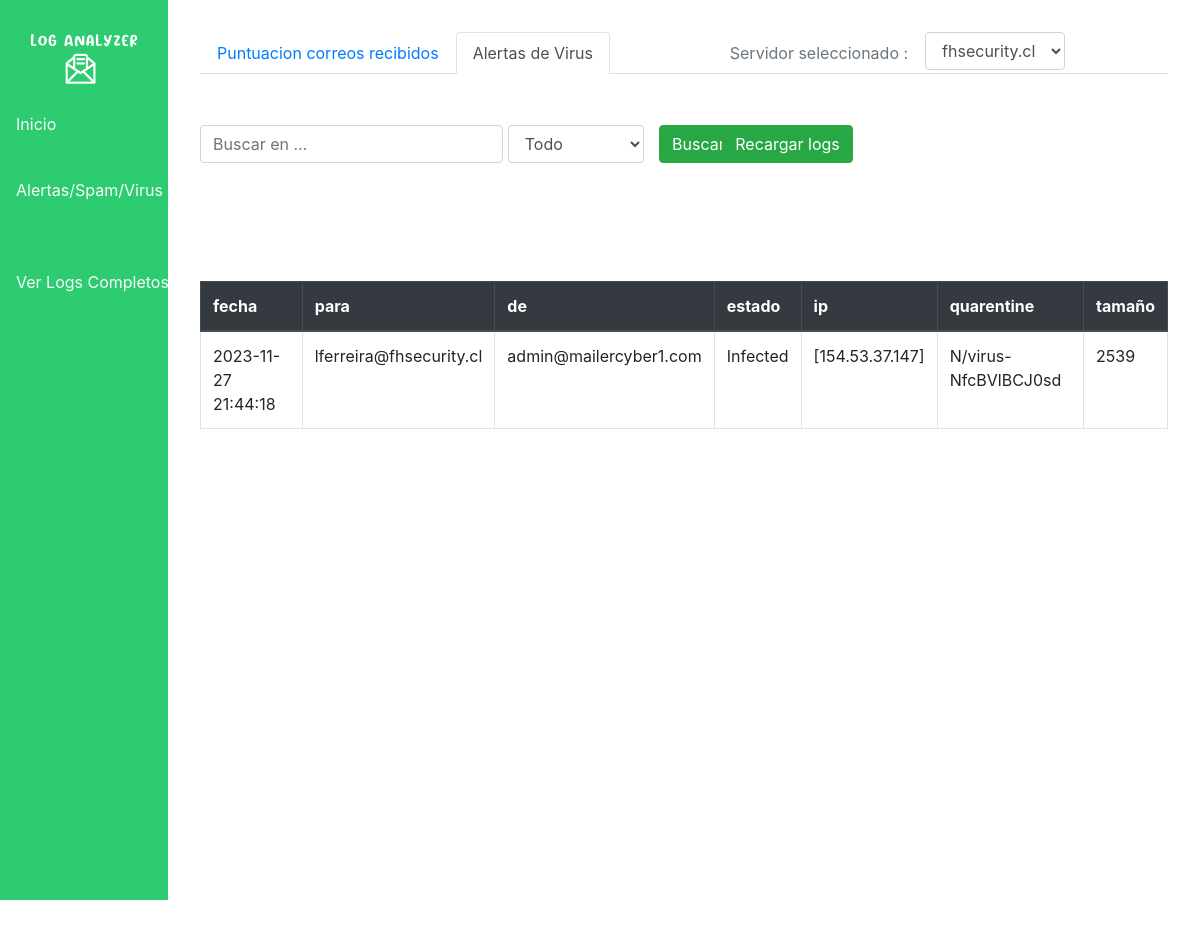
/inboxLog/virus, run on the app's committed database.
### tables this page shows
CREATE TABLE Servidor( id_host int  not null, 
							       hostname varchar(100) , 
								   ip varchar(100),
								   usuario varchar(100), 
								   clave varchar(100), 
								   fecha_act date, 
								   PRIMARY KEY (id_host));

CREATE TABLE Alertas_Virus( id_host int not null,
													 fecha date,
													 para varchar,
													 de varchar,
													 estado varchar,
													 ip varchar,
													 quarentine varchar,
													 tamaño varchar
													 );

### route_logBox.py (the view, shortened to what this page needs)
@page_inbox.route("/inboxLog/<tipo>")
def inboxLog(tipo="spam"):
	hosts = getHosts()
	if(tipo == str("spam")):
		spam = db.getSpam(0)
		if( spam == []):
			spam = SpamCheck(hosts[0])
			for s in spam:
				s['id_host'] = 0
			db.insertarSpam(spam)
		return render_template('analyze_spam.html',url=request.url_root,dic=spam,hosts=hosts)
	elif(tipo == str("virus")):
		virus = db.getVirus(0)
		return render_template('analyze_virus.html',url=request.url_root,dic=virus,hosts=hosts)

### database.py (called while the page is built)
	def getServidores(self):
		query = '''
			SELECT * FROM Servidor;
		'''
		data = []
		self._cur.execute(query)
		rows = self._cur.fetchall()
		keys = ['id_host','hostname','ip','usuario','clave','fecha_act']
		for row in rows:
			dic = {}
			for i in range(len(row)):
				dic[keys[i]] = row[i]
			data.append(dic)
		return data

	def getVirus(self,id_host):
		query = f"SELECT * FROM Alertas_Virus WHERE id_host='{id_host}' "
		data = []
		self._cur.execute(query)
		rows = self._cur.fetchall()
		keys = ['id_host','fecha','para','de','estado','ip','quarentine','tamaño']
		for row in rows:
			dic = {}
			for i in range(len(row)):
				dic[keys[i]] = row[i]
			data.append(dic)
		return data

### route_logBox.py (called while the page is built)
def getHosts():
	servidores = db.getServidores()
	aHost = []
	for serv in servidores:
		aHost.append(serv['hostname'])
	return aHost

### templates/analyze_virus.html (shortened to what this page needs)
{% extends './layout.html' %}
{% block div %}
	<div class="row" style="height: 800px;">
		<div class="col-lg-12">
			<ul class="nav nav-tabs">
			  <li class="nav-item">
			    <a class="nav-link"  href="{{url}}inboxLog/spam">Puntuacion correos recibidos</a>
			  </li>
			  <li class="nav-item">
			    <a class="nav-link active" aria-current="page" href="{{url}}inboxLog/virus">Alertas de Virus</a>
			  </li>
			  <li class="nav-item ml-auto">
			    <a class="nav-link disabled" href="#">Servidor seleccionado : </a>
			  </li>
			  <li class="mr-auto">
			  	<select class="form-control" id="sel_host">
			  		{% for i in range( hosts | length ) %}
			  			<option value='{{i}}'>{{hosts[i]}}</option>
			  		{% endfor %}
			  	</select>
			  </li>
			</ul>
		</div>
		<div class="col-lg-12">
			<form action="javascript:void(0)">
				<div class="form-group">
					<div class="row w-80">
						<div class="col-lg-6">
							<div class="row" id="box_input">
								<div class="col-lg-8">
									<input class="form-control"  type="text" name="search" placeholder="Buscar en ...">
								</div>
								<div class="col-lg-4" id="sel_servidor">
									<select class="form-control">
										<option>Todo</option>
									</select>
								</div>
							</div>
						</div>
						<div class="col-lg-1" style="margin-left: -4%;">
							<button class="btn btn-success">Buscar</button>
						</div>
						<div class="col-lg-2" style="margin-left: -2%;">
							<button id="reload" onclick="update(true)" class="btn btn-success"> Recargar logs</button>
						</div>
					</div>
				</div>
			</form>
		</div>
	<div class="col-12">
	</div>
		<div class="col-12">
			<div class="scroll">
				<table class="table table-bordered table-hover" >
 					<thead class="thead-dark">
						<tr>
							{% for key in dic[0] %}
								{% if key != 'id_host' %}
									<th space="col">{{key}} </th>
								{% endif %}
							{% endfor %}
						</tr>
					</thead>
					<tbody id="dataBody" >
						{% for item in dic %}
							<tr>
								{% for key in item %}
									{% if key != 'id_host' %}
										<td>{{item[key]}}</td>
									{% endif %}
								{% endfor %}
							</tr>
					    {% endfor %}
					</tbody>
				</table>
			</div>
		</div>
		<br>
	</div>
{% endblock %}

### static/css/index.css (style rules this page uses)
body { overflow: hidden; font-family: 'Mulish', sans-serif; font-weight: 300; height: 900px; }
.scroll { width: 100%; height: 500px; overflow: auto; }

### templates/analyze_virus.html (style rules this page uses)
#sel_servidor { margin-left: -5%; }

### data on the page
Servidor: hostname "fhsecurity.cl"
Alertas_Virus: fecha "2023-11-27 21:44:18" "lferreira@fhsecurity.cl" "admin@mailercyber1.com" "Infected" "[154.53.37.147]" "N/virus-NfcBVlBCJ0sd" "2539"

### other printed values
{{ key }} "fecha" "para" "de" "estado" "ip" "quarentine" "tamaño"
